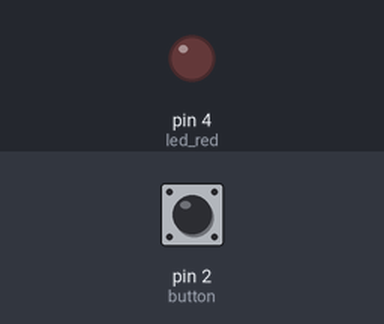
The sketch below on a simulated Arduino Uno, built with avr-gcc and run on an emulated ATmega328P. Shown: output pins drawn as LEDs (lit = HIGH). The test bench sets the inputs (shaded band); at power-on: pin 2 (button) HIGH.

Above: at 1.2 s.
1.3 s: pin 2 (button) pulled LOW for 0.15 s
At 1.37 s:
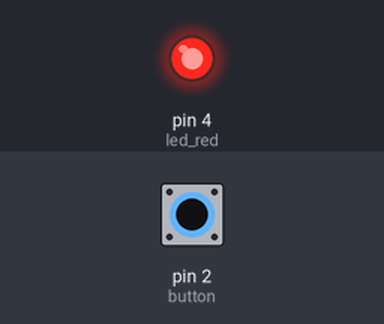
2.9 s: pin 2 (button) pulled LOW for 3.2 s
At 6.8 s:
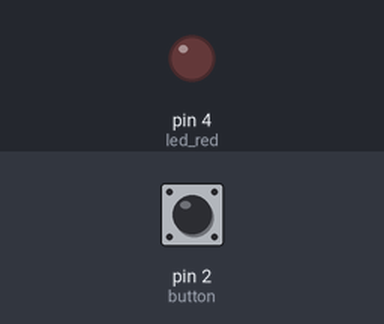
Timing chart, 0 to 8.3 s (numbered marks = the images above; inputs shaded):
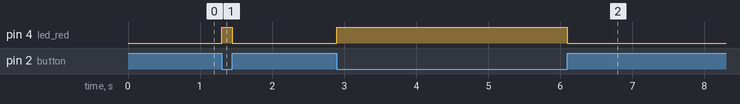

Measured:
- after the input at 1.3 s, pin 4 (led_red): LOW → HIGH at once, → LOW 0.15 s later
- after the input at 2.9 s, pin 4 (led_red): LOW → HIGH at once, → LOW 3.2 s later

The sketch:

Button_LED.ino
```cpp
int led_red = 4;
int button = 2;
int boo_val = 0;
void setup()
{
  pinMode(led_red, OUTPUT);
  pinMode(button, INPUT_PULLUP);
}

void loop(){
  boo_val = digitalRead(button);
  if (boo_val == HIGH)	digitalWrite(led_red,LOW);

  else digitalWrite	(led_red, HIGH);
}
```
